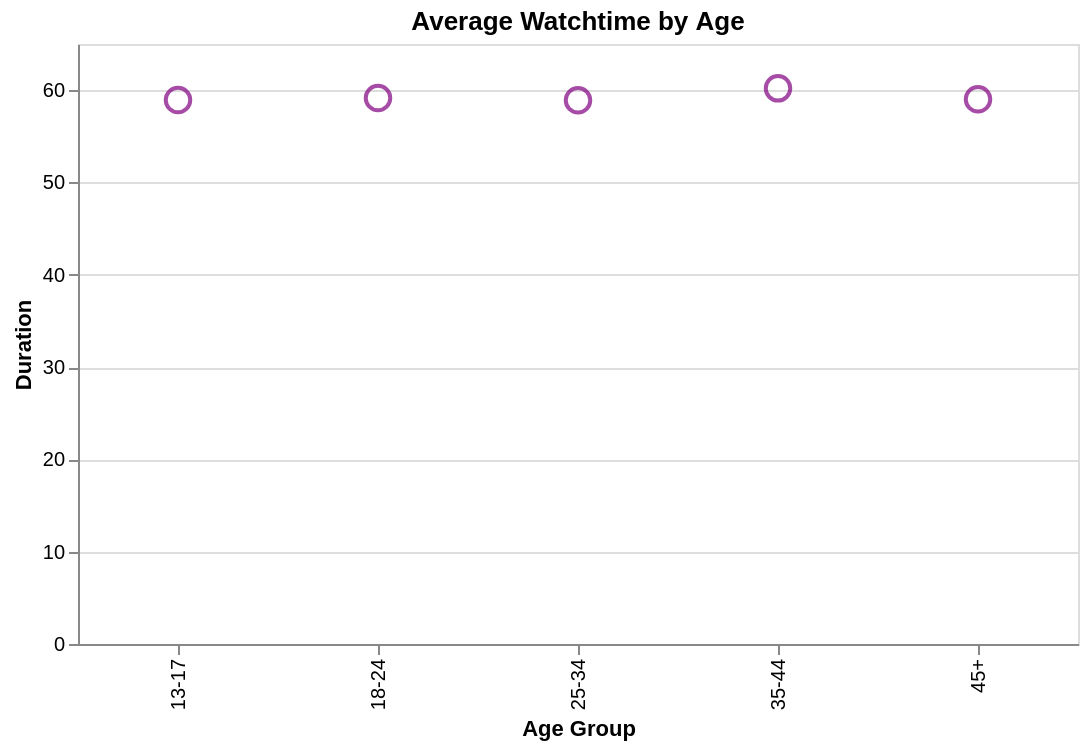

The notebook cell saved with this chart:
### Code cell
alt.Chart(ages_avg_watchtime).mark_point(size=150, color = "purple").encode(
    y=alt.Y(
        "duration_mins:Q",
        title="Duration",
        axis=alt.Axis(format=",.0f"),
    ),
    x=alt.X("age_group:O", title="Age Group"),
    tooltip=[
        alt.Tooltip("age_group:N", title="Ages"),
        alt.Tooltip("duration_mins:Q", title="Average duration", format=",.0f"),
    ],
).properties(
    title="Average Watchtime by Age",
    width=500,
    height=300
)

### Figure 1 — Vega-Lite specification as saved in the notebook (floating-point values rounded to 4 significant figures)
{"config": {"view": {"continuousWidth": 300, "continuousHeight": 300}}, "data": {"name": "data-7809f9dd7ef2a817917f5c7a6aa594ca"}, "mark": {"type": "point", "color": "purple", "size": 150}, "encoding": {"x": {"field": "age_group", "title": "Age Group", "type": "ordinal"}, "y": {"axis": {"format": ",.0f"}, "field": "duration_mins", "title": "Duration", "type": "quantitative"}}, "height": 300, "title": "Average Watchtime by Age", "width": 500, "$schema": "https://vega.github.io/schema/vega-lite/v6.4.1.json", "datasets": {"data-7809f9dd7ef2a817917f5c7a6aa594ca": [{"age_group": "13-17", "duration_mins": 58.93}, {"age_group": "18-24", "duration_mins": 59.15}, {"age_group": "25-34", "duration_mins": 58.91}, {"age_group": "35-44", "duration_mins": 60.2}, {"age_group": "45+", "duration_mins": 59.02}]}}
